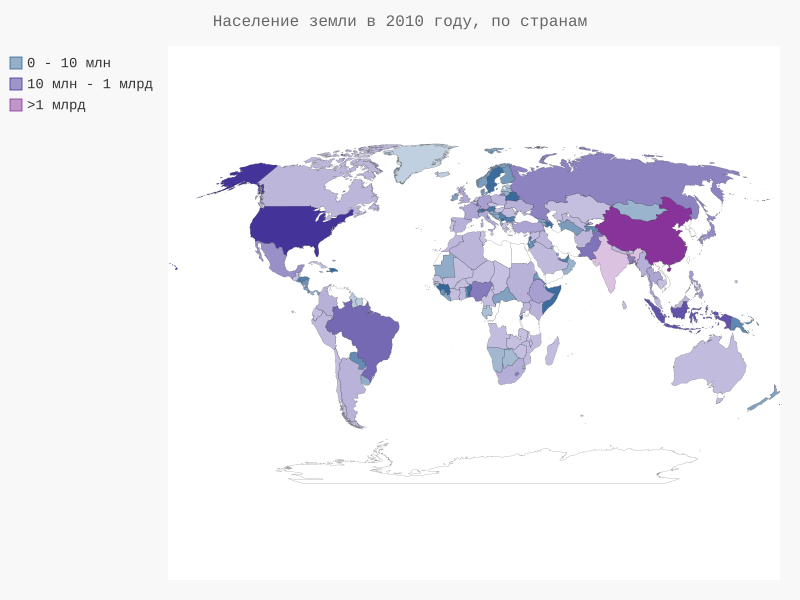

Here is the Python script that generated this plot:
import json
import pygal
from country_codes import get_country_code
from pygal.style import RotateStyle as RS, LightColorizedStyle as LCS

# Список заполняется данными.
filename = 'population_data.json'
with open(filename) as f:
    pop_data = json.load(f)

# Построение словаря с данными численности населения каждой страны за 2010 год.
cc_populations = {}
for pop_dict in pop_data:
    if pop_dict['Year'] == '2010':
        country_name = pop_dict['Country Name']
        population = int(float(pop_dict['Value']))
        code = get_country_code(country_name)
        if code:
            cc_populations[code] = population

# Группировка стран по 3 уровням населения.
cc_pops_1, cc_pops_2, cc_pops_3 = {}, {}, {}
for cc, pop in cc_populations.items():
    if pop < 10000000:
        cc_pops_1[cc] = pop
    elif pop < 1000000000:
        cc_pops_2[cc] = pop
    else:
        cc_pops_3[cc] = pop

# Проверка количества стран на каждом уровне.
print(len(cc_pops_1), len(cc_pops_2), len(cc_pops_3))

wm_style = RS('#336699', base_style=LCS)
wm = pygal.maps.world.World(style=wm_style)
wm.title = 'Население земли в 2010 году, по странам'
wm.add('0 - 10 млн', cc_pops_1)
wm.add('10 млн - 1 млрд', cc_pops_2)
wm.add('>1 млрд', cc_pops_3)
wm.render_to_file('world_population_2010.svg')
